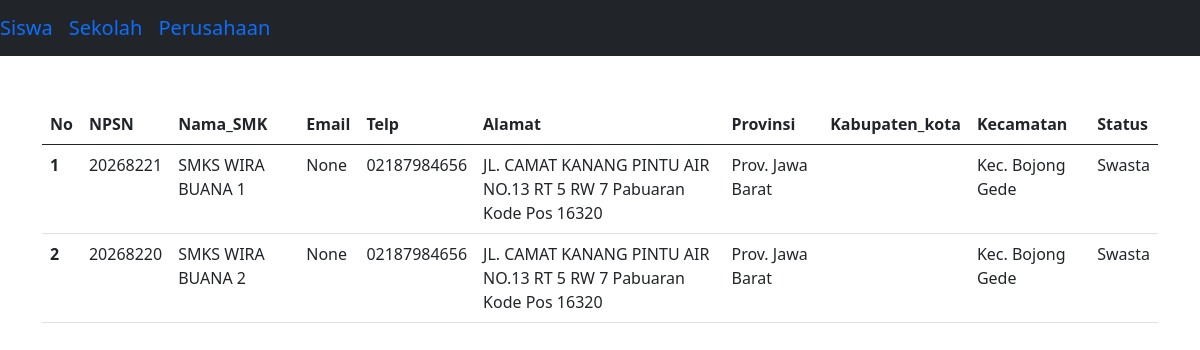
Page /sekolah/ on the earlier database version.
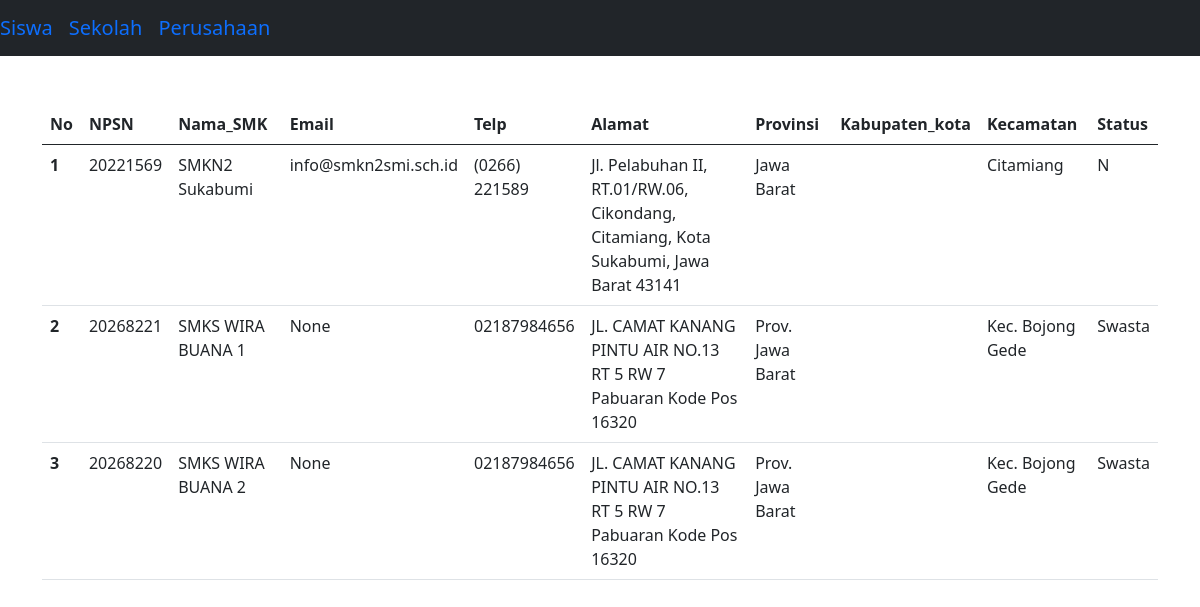
Same page on the later database version.
### sekolah/models.py (models this page shows, shortened)
class Sekolah(models.Model):
    NPSN = models.CharField(max_length=10, default='')
    Nama = models.CharField(max_length=50)
    Email = models.EmailField(max_length=100, blank=True, null=True)
    Telp = models.CharField(max_length=13, blank=True, null=True)
    Alamat = models.TextField(blank=True, null=True)
    Provinsi = models.CharField(blank=True, null=True, max_length=50)
    Kabupaten_Kota = models.CharField(blank=True, null=True, max_length=50)
    Kecamatan =  models.CharField(blank=True, null=True, max_length=50)
    Status = models.CharField(
        max_length=10,
        choices=StatusSekolah.choices,
        null=False,
        default='0'
    )
    create_by = models.ForeignKey(User, blank=True, null=True, on_delete=models.SET_NULL, related_name="sekolah_created_by")
    create_at = models.DateTimeField(auto_now_add=True)
    update_at = models.DateTimeField(auto_now=True)
    class Meta:
        db_table = "Sekolah"
        ordering = ['-id']
        verbose_name_plural = "Sekolah"

### sekolah/views.py (the view)
# urls.py: path('sekolah/', include('sekolah.urls')),
def sekolah(request):
    queryset = Sekolah.objects.all()
    con = {
        'sekolah':queryset
    }
    return render(request, 'pkl/sekolah.html', con)

### templates/pkl/sekolah.html (shortened to what this page needs)
{% load static %}
<!DOCTYPE html>
<html lang="en">
<head>
    <link rel="stylesheet" href="{% static 'bootstrap/css/bootstrap.min.css'%}">
</head>
<body>
    <nav class="navbar navbar-expand bg-dark">
        <a href="{% url 'siswa:siswa' %}" class="navbar-brand">Siswa</a>
        <a href="{% url 'sekolah:sekolah' %}" class="navbar-brand">Sekolah</a>
        <a href="{% url 'perusahaan:perusahaan' %}" class="navbar-brand">Perusahaan</a>
    </nav>
    <div class="container mt-5">
        <div class="row">
            <div class="">
                <table class="table">
                    <thead>
                        <tr>
                            <th scope="col">No</th>
                            <th scope="col">NPSN</th>
                            <th scope="col">Nama_SMK</th>
                            <th scope="col">Email</th>
                            <th scope="col">Telp</th>
                            <th scope="col">Alamat</th>
                            <th scope="col">Provinsi</th>
                            <th scope="col">Kabupaten_kota</th>
                            <th scope="col">Kecamatan</th>
                            <th scope="col">Status</th>
                        </tr>
                    </thead>
                    <tbody>
                        {% for x in sekolah %}
                        <tr>
                            <th scope="row">{{ forloop.counter }}</th>
                            <td>{{ x.NPSN }}</td>
                            <td>{{ x.Nama }}</td>
                            <td>{{ x.Email }}</td>
                            <td>{{ x.Telp }}</td>
                            <td>{{ x.Alamat }}</td>
                            <td>{{ x.Provinsi }}</td>
                            <td>{{ x.Kabupaten_kota }}</td>
                            <td>{{ x.Kecamatan }}</td>
                            <td>{{ x.Status }}</td>
                        </tr>
                        {% endfor %}
                    </tbody>
                </table>
            </div>
</body>
</html>

Differences in the rows shown:
added Sekolah: NPSN "20221569", Nama "SMKN2 Sukabumi", Email "info@smkn2smi.sch.id", Telp "(0266) 221589", Alamat "Jl. Pelabuhan II, RT.01/RW.06, Cikondang, Citamiang, Kota Sukabumi, Jawa Barat 43141", Provinsi "Jawa Barat", Kecamatan "Citamiang", Status "N"
